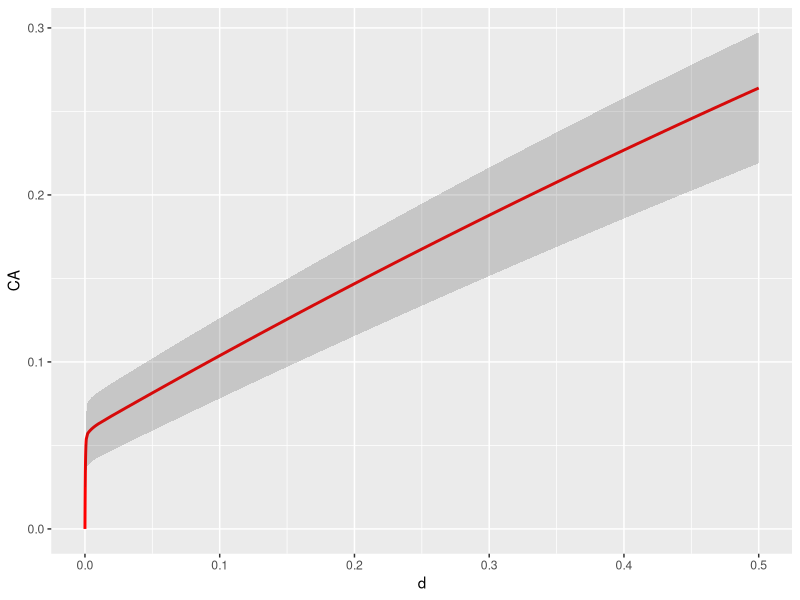
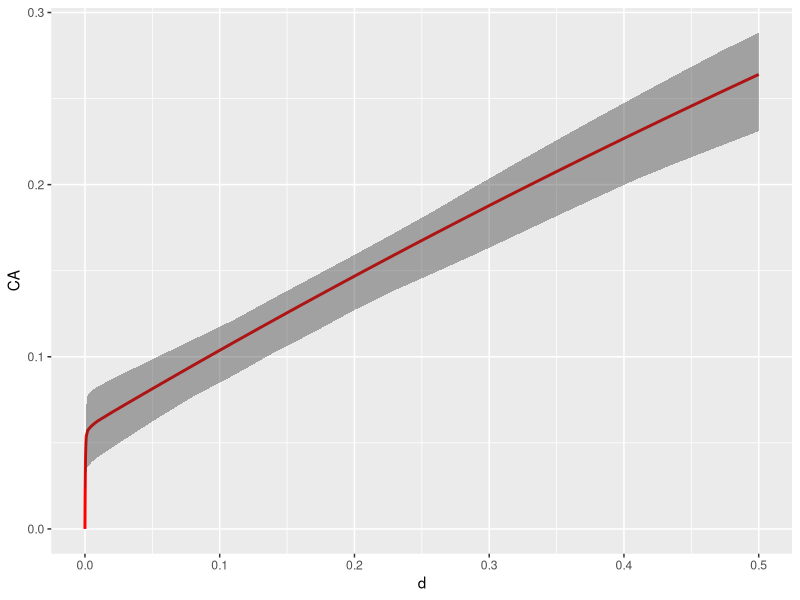
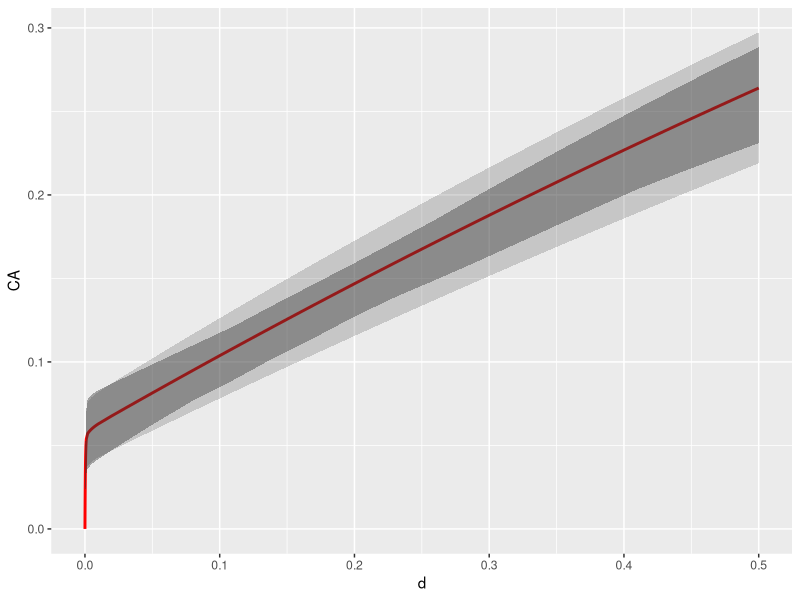

Source code (R) for these figures, in order:
# Free, open-source software under GNU GPLv3. It comes with no warranty. 
# Concerns radiogenic mouse HG tumorigenesis.
# Written by Mark Ebert, Edward Huang, Dae Woong Ham and Ray Sachs, summer  and fall 2017. 
# Relevant references and their abbreviations in commenting this script are the following.
# ".93Alp"=Alpen et al. "Tumorigenic potential of high-Z, high-LET charged-particle radiations." Rad Res 136:382-391 (1993)
# ".94Alp"=Alpen et al. "Fluence-based relative biological effectiveness for charged particle carcinogenesis in mouse Harderian gland." Adv Space Res 14(10): 573-581. (1994).  
# "16Chang"=Chang et al. "Harderian Gland Tumorigenesis: Low-Dose and LET Response." Radiat Res 185(5): 449-460. (2016).  
# "16Srn"=Siranart et al."Mixed Beam Murine Harderian Gland Tumorigenesis: Predicted Dose-Effect Relationships if neither Synergism nor Antagonism Occurs." Radiat Res 186(6): 577-591 (2016).  
# "17Cuc"=Cucinotta & Cacao. "Non-Targeted Effects Models Predict Significantly Higher Mars Mission Cancer Risk than Targeted Effects Models." Sci Rep 7(1): 1832. (2017). PMC5431989
library(ggplot2) #library for plotting
library(deSolve) # library for solving differential equations
library(minpack.lm) #for non-linear regression package
library(mvtnorm) # for Monte Carlo simulation
rm(list=ls())
####### Data #######
dfr <- data.frame( # data used in 16Chang; includes data analyzed in .93Alp and .94Alp  
  dose.1 = c(0.2,0.4,0.6,1.2,2.4,3.2,5.1,7,0.05,0.1,0.15,0.2,0.4,0.8,1.6,0.05,0.1,0.2,0.4,0,0.1,0.2,0.4,0.8,1.6,0.4,0.8,1.6,3.2,0.05,0.1,0.2,0.4,0.8,0.1,0.2,0.4,0.8,0.1,0.2,0.4,0.04,0.08,0.16,0.32,0.033,0.066,0.13,0.26,0.52,.2, .4, .6),
  HG = c(0.091,0.045,0.101,0.169,0.347,0.431,0.667,0.623,0.156,0.215,0.232,0.307,0.325,0.554,0.649,0.123,0.145,0.207,0.31,0.026,0.083,0.25,0.39,0.438,0.424,0.093,0.195,0.302,0.292,0.109,0.054,0.066,0.128,0.286,0.183,0.167,0.396,0.536,0.192,0.234,0.317,0.092,0.131,0.124,0.297,0.082,0.088,0.146,0.236,0.371,.154,.132,.333),#HG prevalence as defined in 16Chang
  NWeight = c(520,2048,1145,584,313,232,293,221,1162,877,455,409,374,223,320,742,661,347,131,6081,1091,251,244,191,131,645,255,199,111,649,378,973,833,201,468,381,197,109,496,257,185,1902,1063,884,350,1767,1408,874,299,261,322,206,67),
  #nominal weight for weighted least squaresregression; see .93Alp. The Lanthanum entries were obtained by measuring the main graph in 17Cuc 
  index=c(rep(1,8),rep(0,17), rep(1,4),  rep(0,24)),#index=0 for Z>3 ions, 1 otherwise. Not needed in some models
  L = c(rep(1.6,8), rep(193, 7), rep(250, 4), rep(195, 6), rep(0.4, 4), rep(25, 5), rep(464, 4), rep(193, 3),rep(70, 4), rep(100, 5), rep(953, 3)), ##L=LET=LET_infinity=stopping power (keV/micron)
  Z = c(rep(2, 8), rep(26, 17), rep(1, 4), rep(10, 5), rep(43, 4), rep(26, 3), rep(14, 4), rep(22, 5), rep(57, 3)),#atomic number, charge in units of proton charge on fully ionized atomic nucleus, e.g. 2 for 2He4
  Zeff = c(rep("TBD", 53)),# effective ion charge according to the formula of W.H Barkas. Zeff <= Z. Calculated below. For this data, only very slightly less than Z.
  beta = c(rep("TBD", 53)),# ion speed, relative to speed of light, calculated below
  MeVperu = c(rep(228, 8), rep(600, 7), rep(300, 4), rep(600, 6), rep(250, 4), rep(670, 5), rep(600, 4), rep(600, 3), rep(260, 4), rep(1000, 5), rep(593, 3)),#Kinetic energy in MeV, divided by atomic mass, e.g. divided by 4u=4x931.5 MeV/c^2 for 2He4
  Katz = c(rep("TBD", 53)),#for fully ionized nuclei, Katz's Z^2/beta^2, Calculated below. It is part of the Bethe Barkas Bloch equation for stopping power. Our calculations don't use Katz, but various similar calculations do.
  ion = c(rep("He4", 8), rep("Fe56", 17), rep("p", 4), rep("Ne20", 5), rep("Nb93", 4), rep("Fe56", 3), rep("Si28", 4), rep("Ti48", 5), rep("La139", 3)),
  comments = c(".93AlpLooksOK", rep("", 7), ".93AlplooksOK", rep('', 11), ".93Alp.no.iso", "not in 17Cuc (or 16Chang?)", rep("", 3), "16Chang all OK?", rep('', 24), ".94Alp","From graphs",'e.g. in 17Cuc')
) 

# Data for HG induced by photons from Cs-137 or Co-60 beta decay; from 16Chang (and calibration of LQ model)
ddd <- data.frame(dose.1 = c(0, 0.4, 0.8, 1.6, 3.2, 7, 0, .4, .8, .12, 1.6),
                  HG = c(.026, .048, .093, .137, .322, .462, .0497, .054, .067, .128, .202),
                  NWeight = c(6081.2, 4989.5, 1896.8, 981.1, 522.2, 205.2, 7474.1, 2877.6, 1423.7, 689.9, 514.9),
                  Nucleus = c(rep("Cobalt-60", 6), rep("Cesium-137", 5)),
                  Comments = c(rep("TBD", 11))
)
Y <- 0.001 * dfr[, "MeVperu"] # convert to GeV/u for convenience in a calculation
dfr[, "Katz"] <- round((dfr[, "Z"]) ^2 * (2.57 * Y^2 + 4.781 * Y + 2.233) / (2.57 * Y^2 + 4.781 * Y), 2) # special relativistic calculation of Z^2/beta^2. The numerics include conversion from GeV to joules and from u to kg.
dfr[, "beta"] <- round(dfr[, "Z"] * sqrt(1 / dfr[, "Katz"]), 3) # i.e. Z*sqrt(beta^2/Z^2) 
dfr[, "Zeff"] <- round(dfr[, "Z"] * (1 - exp( -125 * dfr[, "Z"] ^ (-2.0 / 3))), 2) # Barkas formula for Zeff; for us Zeff is almost Z

dfra <- dfr[c(1:19,26:53),] ##removes the zero dose case and the no isograft data

#####  HZE/NTE Model #####
#HERE OUR NEW HZE/NTE MODEL; works well. Uses 3 adjustable parameters. There is also an HZE/TE model and NTE or TE models for Z<=3, but for a while we now use the HZE/NTE model for Z>3 with data for Z>=8  
dfrHZE <- subset(dfra, Z > 3) # look only at HZE not at much lower LET ions. # In next line phi controls how fast NTE build up from zero; not really needed during calibration since 150*phi*Dose/L>>1 at every observed Dose !=0. phi needed for later synergy calculations.
phi <- 1000 # Even larger phi should give the same final results, but might cause extra problems with R. 
HZEm <- nls(HG ~ .0275 + (1 - exp ( -0.01 * (aa1 * L * dose.1 * exp( -aa2 * L) + (1 - exp( -150 * phi * dose.1 / L)) * kk1))), #  calibrating parameters in a model that modifies the hazard function NTE models in 17Cuc.
            data = dfrHZE, 
            weights = NWeight,
            start = list(aa1 = .9, aa2 = .01, kk1 = 6)) 
summary(HZEm, correlation = T);vcov(HZEm)# parameter values & accuracy; variance-covariance matrix
NTE.HZE.c <- coef(HZEm) #  calibrated central values of the 3 parameters. Next is the IDER, =0 at dose 0
HHC <- function(dose.1,L) 0.01*(NTE.HZE.c[1]*L*dose.1*exp(-NTE.HZE.c[2]*L)+(1-exp(-150*phi*dose.1/L))*NTE.HZE.c[3]) # calibrated hazard function
CalculateHZEC <- function(dose.1,L){
  1-exp(-HHC(dose.1,L)) #  Calibrated IDER
}
dose <- c(seq(0, .00001, by = 0.000001),seq(.00002,.0001,by=.00001),seq(.0002,.001,by=.0001),seq(.002,.01,by=.001),seq(.02,.5,by=.01))##look carefully near zero, but go out to 0.5 Gy
#dose=dose[1:30] #this can be used to zoom in on the very low dose behavior in the graphs
####### calculate baseline MIXDER I(d) for mixtures of HZE components modeled by NTE IDER #######
IntegrateNTE_HZE_IMIXDER <- function(r, L, d = dose, aa1 = NTE.HZE.c[1], aa2 = NTE.HZE.c[2], kk1 = NTE.HZE.c[3]) {
  dE <- function(yini, State, Pars) {
    aa1 <- aa1; aa2 <- aa2; kk1 <- kk1
    with(as.list(c(State, Pars)), {
      aa = vector(length = length(L))
      u = vector(length = length(L))
      for (i in 1:length(L)) {
        aa[i] = aa1*L[i]*exp(-aa2*L[i])
        u[i] = uniroot(function(d) 1-exp(-0.01*(aa[i]*d+(1-exp(-150*phi*d/L[i]))*kk1)) - I, lower = 0, upper = 20, tol = 10^-10)$root
      }
      dI = vector(length = length(L))
      for (i in 1:length(L)) {
        dI[i] = r[i]*0.01*(aa[i]+exp(-150*phi*u[i]/L[i])*kk1*150*phi/L[i])*exp(-0.01*(aa[i]*u[i]+(1-exp(-150*phi*u[i]/L[i]))*kk1))
        
      }
      dI = sum(dI)
      return(list(c(dI)))
    })
  }
  pars = NULL; yini = c(I= 0); d = d
  out = ode(yini,times = d, dE, pars, method = "radau")
  return(out)
} 
# ####### Plotting I(d) example
# r <- c(1/3, 1/3, 1/3); L <- c(25, 70, 250)
# INCRL=IntegrateNTE_HZE_IMIXDER(r,L)#incremental effect additivity
# plot(INCRL, type='l',col='red',bty='l',ann='F') #,ylim=c(0,.4)
# lines(dose,CalculateHZEC(dose,250),col='green')#component 3
# lines(dose,CalculateHZEC(dose,70),col='green')#component 2
# lines(dose,CalculateHZEC(dose,25),col='green') #component 1
# SEA <- function(dose.1) CalculateHZEC(dose.1/3, 25) + CalculateHZEC(dose.1/3, 70) + CalculateHZEC(dose.1/3, 250)
# lines(dose,SEA(dose),lty=2)
# #another example
# r <- .25*1:4; L <- c(25,70,190,250);plot(INCRL, type='l',ylim=c(0,.5),col='red',bty='l',ann='F')
# lines(dose,CalculateHZEC(dose,190), col='green')#component 3
# lines(dose,CalculateHZEC(dose,250),col='green')#component 4
# lines(dose,CalculateHZEC(dose,70),col='green')#component 2
# lines(dose,CalculateHZEC(dose,25),col='green') #component 1
# SEA <- function(dose.1) CalculateHZEC(dose.1/4, 25) + CalculateHZEC(dose.1/4, 70) + CalculateHZEC(dose/4, 190) + CalculateHZEC(dose.1/3, 250)
# lines(dose, SEA(dose), lty=2)

# #==============================================#
# #==========Confidence Interval Part============#
# #==============================================#
# 
# # Parameter initialization
# r <- c(1/3, 1/3, 1/3); L <- c(25, 70, 250)
# N = 500
# 
# # Set the pseudorandom seed
# set.seed(100)
# 
# # Generate N randomly generated samples of parameters of HZE model.
# monteCarloSamples = rmvnorm(n = N, mean = coef(HZEm), sigma = vcov(HZEm))
# curveList = list(0)
# for (i in 1:500) {
#   curveList[[i]] = IntegrateNTE_HZE_IMIXDER(r = r, L = L, aa1 = monteCarloSamples[, 1][i], aa2 = monteCarloSamples[, 2][i], kk1 = monteCarloSamples[, 3][i])
#   print(paste("Currently at Monte Carlo step:", toString(i), "Total of 500 steps"))
# }
# 
# Generate_CI = function(N = 500, intervalLength = 0.95, d, doseIndex, r, L, HZEmodel = HZEm, method = 0, sampleCurves = curveList) {
#   # Function to generate CI for the input dose.
#   # @params:   N              - numbers of sample
#   #            intervalLength - size of confidence interval
#   #            d              - input dose
#   #            r              - proportion of ion
#   #            L              - LTE
#   #            HZEmodel       - the input HZE model
#   #            method         - select Naive or Monte Carlo Approach
#   #                             0 - Naive
#   #                             1 - Monte Carlo
#   if (method) {
#     # For each sample curve, evalute them at input dose, and sort.
#     valueArr = vector(length = 0)
#     for (i in 1:500) {
#       valueArr = c(valueArr, sampleCurves[[i]][, 2][doseIndex])
#     }
#     valueArr = sort(valueArr)
#     
#     # Returning resulting CI
#     return (c(valueArr[(1-intervalLength)/2*500], valueArr[(intervalLength + (1-intervalLength)/2)*500]))
#   } else {
#     #========= Naive =========#
#     stdErrArr = summary(HZEmodel)$coefficients[, "Std. Error"] 
#     meanArr = summary(HZEmodel)$coefficients[, "Estimate"] 
#     upper = IntegrateNTE_HZE_IMIXDER(r = r, L = L, d = c(0, d), aa1 = meanArr["aa1"] + 2*stdErrArr["aa1"], aa2 = meanArr["aa2"] + 2*stdErrArr["aa2"], kk1 = meanArr["kk1"] + 2*stdErrArr["kk1"])[, 2][2]
#     lower = IntegrateNTE_HZE_IMIXDER(r = r, L = L, d = c(0, d), aa1 = meanArr["aa1"] - 2*stdErrArr["aa1"], aa2 = meanArr["aa2"] - 2*stdErrArr["aa2"], kk1 = meanArr["kk1"] - 2*stdErrArr["kk1"])[, 2][2]
#     return (c(lower, upper))
#   }
# }
# 
# # Parameter initialization
# r <- c(1/3, 1/3, 1/3); L <- c(25, 70, 250)
# mixderCurve = IntegrateNTE_HZE_IMIXDER(r, L)
# threeIonMIXDER = data.frame(d = mixderCurve[, 1], CA = mixderCurve[, 2])
# numDosePoints = length(threeIonMIXDER$d)
# naiveCI = matrix(nrow = 2, ncol = numDosePoints)
# monteCarloCI = matrix(nrow = 2, ncol = numDosePoints)
# 
# # Calculate CI for each dose point
# for (i in 1 : numDosePoints) {
#   naiveCI[, i] = Generate_CI(d = threeIonMIXDER$d[i], r = r,  L = L)
#   monteCarloCI[, i] = Generate_CI(doseIndex = i, r = r,  L = L, method = 1)
#   print(paste("Iterating on dose points. Currently at step:", toString(i), "Total of 87 steps."))
# }
# 
# # Plot
# mixderGraphWithNaiveCI = ggplot(data = threeIonMIXDER, aes(x = d, y = CA)) + geom_line(aes(y = CA), col = "red", size = 1) + geom_ribbon(aes(ymin = naiveCI[1, ], ymax = naiveCI[2, ]), alpha = .2)
# mixderGraphWithMonteCarloCI = ggplot(data = threeIonMIXDER, aes(x = d, y = CA)) + geom_line(aes(y = CA), col = "red", size = 1) + geom_ribbon(aes(ymin = monteCarloCI[1, ], ymax = monteCarloCI[2, ]), alpha = .4)
# print(mixderGraphWithNaiveCI)
# print(mixderGraphWithMonteCarloCI)
# 
# mixderGraphWithNaiveAndMonteCarloCI = ggplot(data = threeIonMIXDER, aes(x = d, y = CA)) + geom_line(aes(y = CA), col = "red", size = 1) + geom_ribbon(aes(ymin = monteCarloCI[1, ], ymax = monteCarloCI[2, ]), alpha = .4) + geom_line(aes(y = CA), col = "red", size = 1) + geom_ribbon(aes(ymin = naiveCI[1, ], ymax = naiveCI[2, ]), alpha = .2)
# print(mixderGraphWithNaiveAndMonteCarloCI)

#==============================================#
#==========Confidence Interval Part============#
#==============================================#

# Parameter initialization
r <- c(1/3, 1/3, 1/3); L <- c(25, 70, 250)
N = 200

# Set the pseudorandom seed
set.seed(100)

# Generate N randomly generated samples of parameters of HZE model.
monteCarloSamples = rmvnorm(n = N, mean = coef(HZEm), sigma = vcov(HZEm))
curveList = list(0)
for (i in 1:200) {
  curveList[[i]] = IntegrateNTE_HZE_IMIXDER(r = r, L = L, aa1 = monteCarloSamples[, 1][i], aa2 = monteCarloSamples[, 2][i], kk1 = monteCarloSamples[, 3][i])
  print(paste("Currently at Monte Carlo step:", toString(i), "Total of 200 steps"))
}

Generate_CI = function(N = 500, intervalLength = 0.95, d, doseIndex, r, L, HZEmodel = HZEm, method = 0, sampleCurves = curveList) {
  # Function to generate CI for the input dose.
  # @params:   N              - numbers of sample
  #            intervalLength - size of confidence interval
  #            d              - input dose
  #            r              - proportion of ion
  #            L              - LTE
  #            HZEmodel       - the input HZE model
  #            method         - select Naive or Monte Carlo Approach
  #                             0 - Naive
  #                             1 - Monte Carlo
  if (method) {
    # For each sample curve, evalute them at input dose, and sort.
    valueArr = vector(length = 0)
    for (i in 1:200) {
      valueArr = c(valueArr, sampleCurves[[i]][, 2][doseIndex])
    }
    valueArr = sort(valueArr)
    
    # Returning resulting CI
    return (c(valueArr[(1-intervalLength)/2*200], valueArr[(intervalLength + (1-intervalLength)/2)*200]))
  } else {
    #========= Naive =========#
    stdErrArr = summary(HZEmodel)$coefficients[, "Std. Error"] 
    meanArr = summary(HZEmodel)$coefficients[, "Estimate"] 
    upper = IntegrateNTE_HZE_IMIXDER(r = r, L = L, d = c(0, d), aa1 = meanArr["aa1"] + 2*stdErrArr["aa1"], aa2 = meanArr["aa2"] + 2*stdErrArr["aa2"], kk1 = meanArr["kk1"] + 2*stdErrArr["kk1"])[, 2][2]
    lower = IntegrateNTE_HZE_IMIXDER(r = r, L = L, d = c(0, d), aa1 = meanArr["aa1"] - 2*stdErrArr["aa1"], aa2 = meanArr["aa2"] - 2*stdErrArr["aa2"], kk1 = meanArr["kk1"] - 2*stdErrArr["kk1"])[, 2][2]
    return (c(lower, upper))
  }
}

# Parameter initialization
r <- c(1/3, 1/3, 1/3); L <- c(25, 70, 250)
mixderCurve = IntegrateNTE_HZE_IMIXDER(r, L)
threeIonMIXDER = data.frame(d = mixderCurve[, 1], CA = mixderCurve[, 2])
numDosePoints = length(threeIonMIXDER$d)
naiveCI = matrix(nrow = 2, ncol = numDosePoints/3)
monteCarloCI = matrix(nrow = 2, ncol = numDosePoints/3)
xaxisCI = integer(29)

# Calculate CI for each dose point
for (i in 1 : numDosePoints) {
  if (i %% 3 == 0) {
    naiveCI[, i/3] = Generate_CI(d = threeIonMIXDER$d[i], r = r,  L = L)
    monteCarloCI[, i/3] = Generate_CI(doseIndex = i, r = r,  L = L, method = 1)
    print(paste("Iterating on dose points. Currently at step:", toString(i/3), "Total of 29 steps."))
    xaxisCI[i/3] = mixderCurve[, 1][i]
  }
}

plotDataCI = data.frame(d = xaxisCI, CA = xaxisCI)

# Plot
mixderGraphWithNaiveCI = ggplot(data = threeIonMIXDER, aes(x = d, y = CA)) + geom_line(aes(y = CA), col = "red", size = 1) + geom_ribbon(data = plotDataCI, aes(x = xaxisCI, ymin = naiveCI[1, ], ymax = naiveCI[2, ]), alpha = .2)
mixderGraphWithMonteCarloCI = ggplot(data = threeIonMIXDER, aes(x = d, y = CA)) + geom_line(aes(y = CA), col = "red", size = 1) + geom_ribbon(data = plotDataCI, aes(ymin = monteCarloCI[1, ], ymax = monteCarloCI[2, ]), alpha = .4)
print(mixderGraphWithNaiveCI)
print(mixderGraphWithMonteCarloCI)

mixderGraphWithNaiveAndMonteCarloCI = ggplot(data = threeIonMIXDER, aes(x = d, y = CA)) + geom_line(aes(y = CA), col = "red", size = 1) + geom_ribbon(data = plotDataCI, aes(ymin = monteCarloCI[1, ], ymax = monteCarloCI[2, ]), alpha = .4) + geom_ribbon(data = plotDataCI, aes(ymin = naiveCI[1, ], ymax = naiveCI[2, ]), alpha = .2)
print(mixderGraphWithNaiveAndMonteCarloCI)
